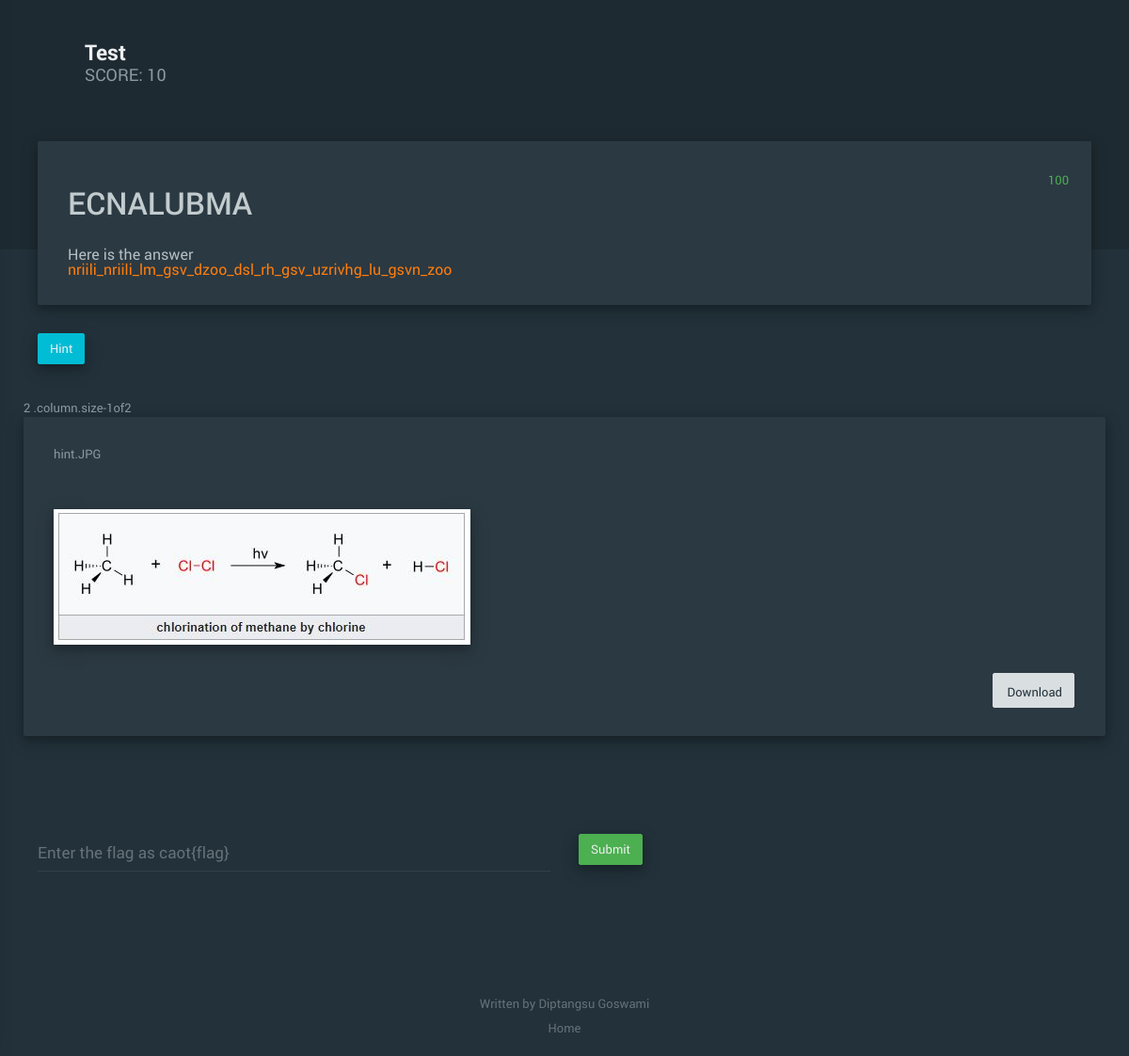
The app's page /question/4 (signed in) with its own data.
### models/team.py (models this page shows, shortened)
class Team(db.Model):
    __tablename__ = 'Teams'
    id = db.Column(db.Integer, primary_key=True)
    team_name = db.Column(db.String(100))
    email = db.Column(db.String(100))
    phone = db.Column(db.String(100))
    password = db.Column(db.String(100))
    @classmethod
    def get(cls, **kwargs):
        if kwargs:
            return cls.query.filter_by(**kwargs).first()
        else:
            return cls.query.all()

### models/question.py (models this page shows, shortened)
class Question(db.Model):
    __tablename__ = 'Questions'
    id = db.Column(db.Integer, primary_key=True)
    name = db.Column(db.String(100))
    body = db.Column(db.Text())
    hint = db.Column(db.String(200))
    answer = db.Column(db.String(100))
    points = db.Column(db.Integer())
    visible = db.Column(db.Boolean())
    @classmethod
    def get(cls, **kwargs):
        if kwargs:
            return cls.query.filter_by(**kwargs).first()
        else:
            return cls.query.all()

### blueprints/question.py (the view, shortened to what this page needs)
@question_blueprint.route('/question/<int:question_id>', methods=['GET', 'POST'])
@login_required_custom
def question(question_id):
    all_questions = get_all_questions()
    team = Team.get(id=session['team_id'])
    this_question = Question.get(id=question_id)
    if this_question is None:
        abort(404)
    if request.method == 'GET':
        question_images, question_files, question_links = get_question_images_files_and_links(question_id)
        score = get_team_score(team)
        questions_answered = get_answered_questions(team)
        return render_template('question.html', **{
            'team': team,
            'score': score,
            'question': this_question,
            'questions_answered': questions_answered,
            'files': question_files,
            'images': question_images,
            'links': question_links,
            'questions_list': all_questions
        })

### blueprints/question.py (called while the page is built)
def get_all_questions():
    all_questions = Question.query.filter_by(visible=True)
    return all_questions

def get_team_score(team):
    team_submissions = Submission.query.filter_by(team_id=team.id)
    score = sum(
        submission.question.points
        for submission in team_submissions
    )
    return score

def create_files_dict(path, question_id, file_type):
    if os.path.exists(path):
        return [
            {
                'path': os.path.join(f'questionsdata/{question_id}/{file_type}s', filename),
                'name': filename
            }
            for filename in os.listdir(path)
        ]
    else:
        return []

def get_question_images_files_and_links(question_id):
    base_path = f'./static/questionsdata/{question_id}/'
    images_path = os.path.join(base_path, 'images')
    files_path = os.path.join(base_path, 'files')
    links_path = os.path.join(base_path, 'links')
    question_images = create_files_dict(images_path, question_id, 'image')
    question_files = create_files_dict(files_path, question_id, 'file')
    question_links = create_files_dict(links_path, question_id, 'link')
    return question_images, question_files, question_links

def get_answered_questions(team):
    return set(
        submission.question.id
        for submission in Submission.query.filter_by(team_id=team.id)
    )

### templates/question.html (shortened to what this page needs)
{% extends 'base.html' %}
{% block body %}
    {% include 'subtemplates/header.html' %}
    <section id="main">
        {% include 'subtemplates/question-body.html' %}
    </section>
{% endblock %}

### templates/subtemplates/header.html (shortened to what this page needs)
<header id="header">
    <div class="logo">
        <a>
            {{ team.team_name }}
            <small>SCORE: {{ score }}</small>
        </a>
        <i class="logo__trigger zmdi zmdi-menu" data-mae-action="block-open" data-mae-target="#navigation"></i>
    </div>
    <ul class="top-menu">
    </ul>
</header>

### templates/subtemplates/question-body.html (shortened to what this page needs)
<section id="content">
    <div class="card"
         style="box-shadow: 0 4px 8px 0 rgba(0, 0, 0, 0.2), 0 6px 20px 0 rgba(0, 0, 0, 0.19);">
        <div class="card__header" style="word-wrap: break-word;">
            <h1>
                {{ question.name }}
            </h1>
            <br>
            <h2>
                {{ question.body | safe }}
            </h2>
            <div class="actions">
                <a style="color: #4caf50">
                    {{ question.points }}
                </a>
            </div>
        </div>
    </div>
    {% include 'subtemplates/question-hint.html' %}
    {% include 'subtemplates/question-images.html' %}
    <br>
    {% include 'subtemplates/question-submit.html' %}
</section>

### records on screen
Team: team_name "Test"
Question: name "ECNALUBMA", body "Here is the answer nriili_nriili_lm_gsv_dzoo_dsl_rh_gsv_uzrivhg_lu_gsvn_zoo", points "100"

### other values on screen
{{ score }} "10"
{{ image.name }} "hint.JPG"
